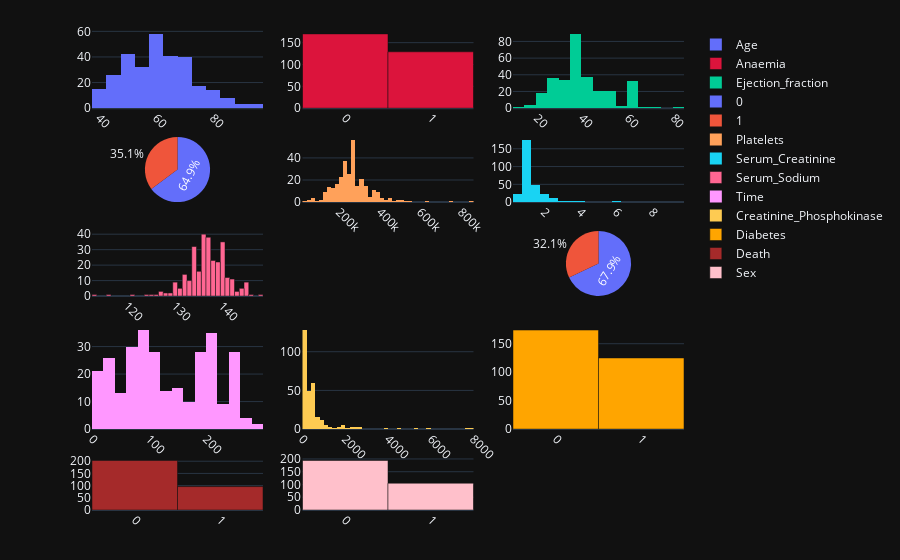

This figure's notebook cell:
### Code cell
#DATA VISUALIZATION

#Preparing subplot area with 5 rows and 3 columns
fig=make_subplots(
rows=5, cols=3,
    column_widths=[1,1,1],
    row_heights=[6,5,5,8,4],
    specs=[
        [{'type':'histogram'},{'type':'bar'},{'type':'histogram'}],
         [{'type':'pie'},{'type':'histogram'},{'type':'histogram'}],
         [{'type':'bar'},None,{'type':'pie'}],
        [{'type':'histogram'},{'type':'histogram'},{'type':'bar'}],
        [{'type':'bar'},{'type':'bar'},None]
    ]
)
fig.add_trace(go.Histogram(x=data['age'],name='Age'),row=1,col=1)

fig.add_trace(go.Bar(x=['0','1'],y=data['anaemia'].value_counts(),name='Anaemia',marker=dict(color="crimson")),row=1,col=2)

fig.add_trace(go.Histogram(x=data['ejection_fraction'],name='Ejection_fraction'),row=1,col=3)

fig.add_trace(go.Pie(
     labels=data['high_blood_pressure'].value_counts().index,values=data['high_blood_pressure'].value_counts().values,
     
     name="High_blood_pressure",hoverinfo="label+percent+name"),row=2, col=1)

fig.add_trace(go.Histogram(x=data['platelets'],name='Platelets'),row=2,col=2)


fig.add_trace(go.Histogram(x=data['serum_creatinine'],name='Serum_Creatinine'),row=2,col=3)

fig.add_trace(go.Bar(y=data['serum_sodium'].value_counts().values,x=data['serum_sodium'].value_counts().index,name="Serum_Sodium"),row=3,col=1)

fig.add_trace(go.Pie(
     labels=data['smoking'].value_counts().index,values=data['smoking'].value_counts().values,
     
     name="Smoking",hoverinfo="label+percent+name"),row=3, col=3)

fig.add_trace(go.Histogram(x=data['time'],name='Time'),row=4,col=1)

fig.add_trace(go.Histogram(x=data['creatinine_phosphokinase'],name='Creatinine_Phosphokinase'),row=4,col=2)

fig.add_trace(go.Bar(y=data['diabetes'].value_counts().values,x=['0','1'],name="Diabetes",marker=dict(color="orange")),row=4,col=3)

fig.add_trace(go.Bar(y=data['DEATH_EVENT'].value_counts().values,x=['0','1'],name="Death",marker=dict(color="brown")),row=5,col=1)

fig.add_trace(go.Bar(y=data['sex'].value_counts().values,x=['0','1'],name="Sex",marker=dict(color="pink")),row=5,col=2)

fig.update_xaxes(tickangle=45)

fig.update_layout(
    template="plotly_dark",
    margin=dict(r=50, t=30, b=50, l=50),
    
)

### Figure 1 — Plotly figure (JSON) as saved in the notebook; plotly's stock layout.template omitted (floating-point values rounded to 4 significant figures; data arrays with more than 128 entries replaced by an {"elided": "..."} marker saying what was removed)
{"data": [{"name": "Age", "type": "histogram", "x": {"elided": "299 float values"}, "xaxis": "x", "yaxis": "y"}, {"marker": {"color": "crimson"}, "name": "Anaemia", "type": "bar", "x": ["0", "1"], "xaxis": "x2", "y": [170, 129], "yaxis": "y2"}, {"name": "Ejection_fraction", "type": "histogram", "x": {"elided": "299 int values"}, "xaxis": "x3", "yaxis": "y3"}, {"domain": {"x": [0, 0.2889], "y": [0.6414, 0.7771]}, "hoverinfo": "label+percent+name", "labels": [0, 1], "name": "High_blood_pressure", "type": "pie", "values": [194, 105]}, {"name": "Platelets", "type": "histogram", "x": {"elided": "299 float values"}, "xaxis": "x4", "yaxis": "y4"}, {"name": "Serum_Creatinine", "type": "histogram", "x": {"elided": "299 float values"}, "xaxis": "x5", "yaxis": "y5"}, {"name": "Serum_Sodium", "type": "bar", "x": [136, 137, 140, 134, 138, 139, 135, 132, 141, 142, 133, 145, 130, 144, 131, 127, 143, 128, 129, 121, 116, 146, 126, 124, 113, 125, 148], "xaxis": "x6", "y": [40, 38, 35, 32, 23, 22, 16, 14, 12, 11, 10, 9, 9, 5, 5, 3, 3, 2, 2, 1, 1, 1, 1, 1, 1, 1, 1], "yaxis": "y6"}, {"domain": {"x": [0.7111, 1.0], "y": [0.4457, 0.5814]}, "hoverinfo": "label+percent+name", "labels": [0, 1], "name": "Smoking", "type": "pie", "values": [203, 96]}, {"name": "Time", "type": "histogram", "x": {"elided": "299 int values"}, "xaxis": "x7", "yaxis": "y7"}, {"name": "Creatinine_Phosphokinase", "type": "histogram", "x": {"elided": "299 int values"}, "xaxis": "x8", "yaxis": "y8"}, {"marker": {"color": "orange"}, "name": "Diabetes", "type": "bar", "x": ["0", "1"], "xaxis": "x9", "y": [174, 125], "yaxis": "y9"}, {"marker": {"color": "brown"}, "name": "Death", "type": "bar", "x": ["0", "1"], "xaxis": "x10", "y": [203, 96], "yaxis": "y10"}, {"marker": {"color": "pink"}, "name": "Sex", "type": "bar", "x": ["0", "1"], "xaxis": "x11", "y": [194, 105], "yaxis": "y11"}], "layout": {"margin": {"b": 50, "l": 50, "r": 50, "t": 30}, "xaxis": {"anchor": "y", "domain": [0, 0.2889], "tickangle": 45}, "xaxis10": {"anchor": "y10", "domain": [0, 0.2889], "tickangle": 45}, "xaxis11": {"anchor": "y11", "domain": [0.3556, 0.6444], "tickangle": 45}, "xaxis2": {"anchor": "y2", "domain": [0.3556, 0.6444], "tickangle": 45}, "xaxis3": {"anchor": "y3", "domain": [0.7111, 1.0], "tickangle": 45}, "xaxis4": {"anchor": "y4", "domain": [0.3556, 0.6444], "tickangle": 45}, "xaxis5": {"anchor": "y5", "domain": [0.7111, 1.0], "tickangle": 45}, "xaxis6": {"anchor": "y6", "domain": [0, 0.2889], "tickangle": 45}, "xaxis7": {"anchor": "y7", "domain": [0, 0.2889], "tickangle": 45}, "xaxis8": {"anchor": "y8", "domain": [0.3556, 0.6444], "tickangle": 45}, "xaxis9": {"anchor": "y9", "domain": [0.7111, 1.0], "tickangle": 45}, "yaxis": {"anchor": "x", "domain": [0.8371, 1]}, "yaxis10": {"anchor": "x10", "domain": [0, 0.1086]}, "yaxis11": {"anchor": "x11", "domain": [0, 0.1086]}, "yaxis2": {"anchor": "x2", "domain": [0.8371, 1]}, "yaxis3": {"anchor": "x3", "domain": [0.8371, 1]}, "yaxis4": {"anchor": "x4", "domain": [0.6414, 0.7771]}, "yaxis5": {"anchor": "x5", "domain": [0.6414, 0.7771]}, "yaxis6": {"anchor": "x6", "domain": [0.4457, 0.5814]}, "yaxis7": {"anchor": "x7", "domain": [0.1686, 0.3857]}, "yaxis8": {"anchor": "x8", "domain": [0.1686, 0.3857]}, "yaxis9": {"anchor": "x9", "domain": [0.1686, 0.3857]}}}
